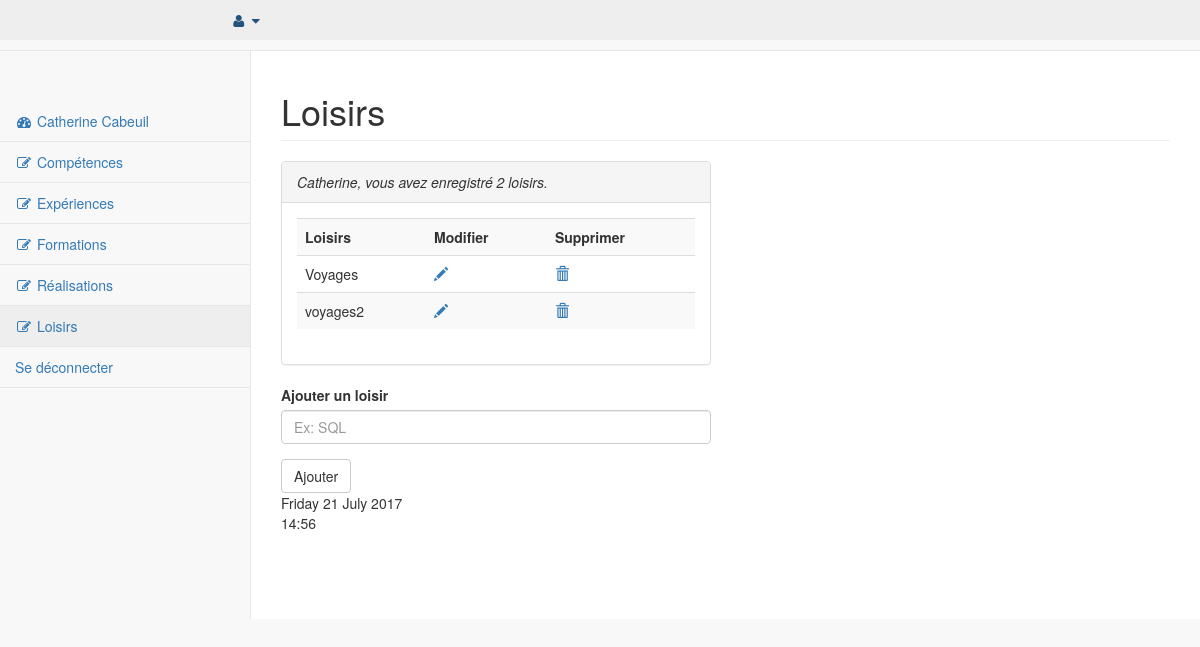
Page /admin/pages/loisirs.php (signed in) on the committed database.
### tables this page shows
CREATE TABLE `t_utilisateurs` (
  `id_utilisateur` int(11) NOT NULL COMMENT 'identifiant utilisateur',
  `prenom` varchar(25) NOT NULL,
  `nom` varchar(25) NOT NULL,
  `email` varchar(50) NOT NULL,
  `telephone` varchar(20) NOT NULL,
  `mdp` varchar(50) NOT NULL,
  `pseudo` varchar(25) NOT NULL,
  `avatar` varchar(20) NOT NULL,
  `age` smallint(2) NOT NULL,
  `date_naissance` date NOT NULL,
  `sexe` enum('Femme','Homme','','') NOT NULL,
  `etat_civil` enum('M.','Mme','','') NOT NULL,
  `statut_marital` varchar(13) NOT NULL,
  `adresse` text NOT NULL,
  `code_postal` varchar(5) NOT NULL,
  `ville` varchar(25) NOT NULL,
  `pays` varchar(25) NOT NULL
);

CREATE TABLE `t_loisirs` (
  `id_loisir` int(11) NOT NULL,
  `loisir` varchar(45) NOT NULL,
  `utilisateur_id` int(11) NOT NULL
);

### admin/pages/loisirs.php (the view, shortened to what this page needs)
<?php
require '../../connexion/connexion.php';
include '../inc/nav.inc.php';
?>
        <div id="page-wrapper">
            <div class="row">
                <div class="col-lg-12">
                    <h1 class="page-header">Loisirs</h1>
                    <?php
                    $sql = $pdoCV->query("SELECT * FROM t_loisirs WHERE utilisateur_id='1' ");
                    $ligne_loisir = $sql->fetchAll();
                    $nb_loisirs = count($ligne_loisir);
                    ?>
                    <div class="row">
                        <div class="col-lg-6">
                            <div class="panel panel-default">
                                <div class="panel-heading">
                                    <em><?php if ($nb_loisirs <= 1): ?>
                                        <?= $ligne_utilisateur['pseudo'].", vous avez enregistré " .$nb_loisirs. " loisir."?>
                                    <?php else: ?>
                                        <?= $ligne_utilisateur['pseudo'].", vous avez enregistré " .$nb_loisirs. " loisirs."?>
                                    <?php endif; ?></em>
                                </div>
                                <div class="panel-body">
                                    <div class="table-responsive">
                                        <table class="table table-striped">
                                            <tbody>
                                                <tr>
                                                    <th scope="col">Loisirs</th>
                                                    <th scope="col">Modifier</th>
                                                    <th scope="col">Supprimer</th>
                                                </tr>
                                                <?php foreach ($ligne_loisir as $ligne_loisirs) : ?>
                                                <tr id="<?php echo $ligne_loisirs['id_loisir']; ?>">
                                                    <td><?= $ligne_loisirs['loisir'];?></td>
                                                    <td><a href="../pages/modif_loisirs.php?id_loisir=<?php echo $ligne_loisirs['id_loisir']; ?>"><span class="glyphicon glyphicon-pencil"></span></a></td>
                                                    <td><a id="suppression" href="<?php echo $ligne_loisirs['id_loisir']; ?>"><span class="glyphicon glyphicon-trash"></span></a></td>
                                                </tr>
                                                <?php endforeach; ?>
                                            </tbody>
                                        </table>
                                    </div>
                                </div>
                            </div>
                            <form class="" action="loisirs.php" method="post">
                                <div class="form-group">
                                    <label for="loisir">Ajouter un loisir</label>
                                    <input class="form-control" placeholder="Ex: SQL" name="loisir" id="loisir" required>
                                </div>
                                <button type="submit" class="btn btn-default" id="button_loisir">Ajouter</button>
                            </form>
                            <?php
                            $heure = date("H:i");
                            echo strftime("%A %d %B %Y");
                            echo "<br>".$heure;
                            ?>
                        </div>
                    </div>
                </div>
            </div>
            </div>
        </div>
</body>
</html>

### admin/inc/nav.inc.php (shortened to what this page needs)
<?php
if (isset($_SESSION['connexion']) && $_SESSION['connexion'] == 'connecté') {
    $id_utilisateur=$_SESSION['id_utilisateur'];
}
else {
    header('location:authentification.php');
}
$sql = $pdoCV->query("SELECT * FROM t_utilisateurs WHERE id_utilisateur='$id_utilisateur' ");
$ligne_utilisateur = $sql->fetch();
?>
<!DOCTYPE html>
<html lang="fr">
<head>
    <link href="../vendor/bootstrap/css/bootstrap.min.css" rel="stylesheet">
    <link href="../vendor/metisMenu/metisMenu.min.css" rel="stylesheet">
    <link href="../dist/css/sb-admin-2.css" rel="stylesheet">
    <link href="../vendor/morrisjs/morris.css" rel="stylesheet">
    <link href="../vendor/font-awesome/css/font-awesome.min.css" rel="stylesheet" type="text/css">
    <link rel="stylesheet" href="../css/monstyle.css">
</head>
<body>
    <div id="wrapper">
        <nav class="navbar navbar-default navbar-static-top" role="navigation" style="margin-bottom: 0">
            <div class="navbar-header">
                <a class="navbar-brand" href="index.php">Admin <?= $ligne_utilisateur['prenom'].' '.$ligne_utilisateur['nom']; ?></a>
            </div>
            <ul class="nav">
                <li class="dropdown">
                    <a class="dropdown-toggle" data-toggle="dropdown" href="#">
                        <i class="fa fa-user fa-fw"></i> <i class="fa fa-caret-down"></i>
                    </a>
                </li>
            </ul>
            <div class="navbar-default sidebar" role="navigation">
                <div class="sidebar-nav navbar-collapse">
                    <ul class="nav" id="side-menu">
                        <li>
                            <a href="index.php"><i class="fa fa-dashboard fa-fw"></i> <?= $ligne_utilisateur['prenom'].' '.$ligne_utilisateur['nom']; ?></a>
                        </li>
                        <li>
                            <a href="competences.php"><i class="fa fa-edit fa-fw"></i> Compétences</a>
                        </li>
                        <li>
                            <a href="experiences.php"><i class="fa fa-edit fa-fw"></i> Expériences</a>
                        </li>
                        <li>
                            <a href="formations.php"><i class="fa fa-edit fa-fw"></i> Formations</a>
                        </li>
                        <li>
                            <a href="realisations.php"><i class="fa fa-edit fa-fw"></i> Réalisations</a>
                        </li>
                        <li>
                            <a href="loisirs.php"><i class="fa fa-edit fa-fw"></i> Loisirs</a>
                        </li>
                                <li>
                                    <a href="../pages/index.php?quitter=oui">Se déconnecter</a>
                                </li>
                            </ul>
                </div>
            </div>
        </nav>

### rows in the picture
t_utilisateurs: prenom "Catherine", nom "Cabeuil", pseudo "Catherine"
t_loisirs: loisir "Voyages"
t_loisirs: loisir "voyages2"

### other values in the picture
$nb_loisirs "2"
strftime("%A %d %B %Y") "Friday 21 July 2017"
